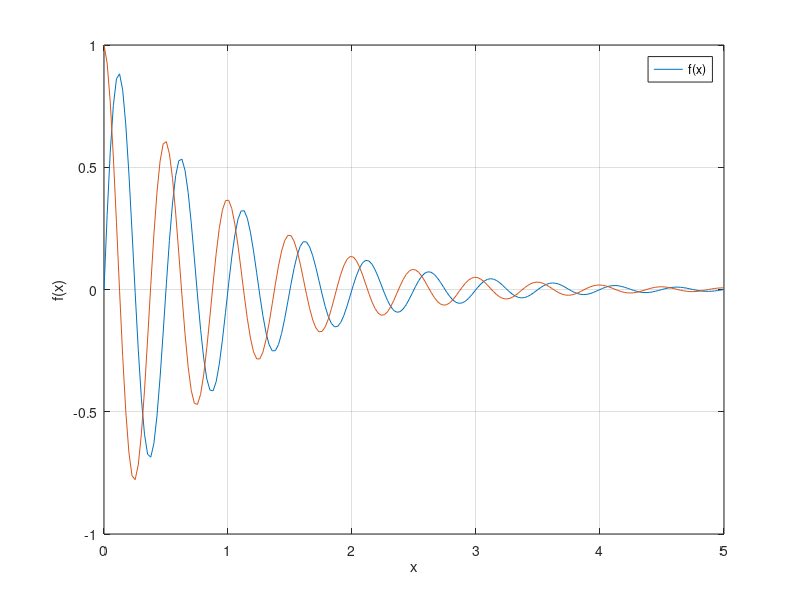

MATLAB code for this plot:
clc
clear all
close all
x=linspace(0, 5, 200);
fx1=exp(-x).*(sin(4*pi.*x));
fx2=exp(-x).*(cos(4*pi.*x));
plot(x, fx1); grid on; hold on
plot (x, fx2); xlabel('x'); ylabel('f(x)'); legend('f(x)')